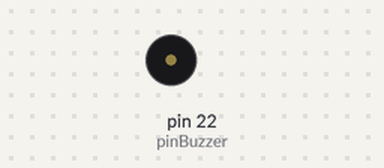
A sketch run on a simulated Arduino Mega 2560, built with avr-gcc and run on an emulated ATmega2560. On the bench: buzzer (waves = sounding).

Above: at 0.1 s.
Timing chart, 0 to 1.6 s (numbered marks = the images above):
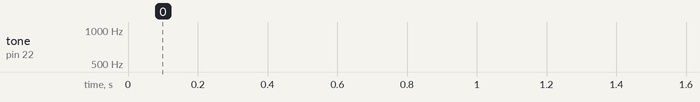

The sketch:

Codigo_Aula_06_BUZZER_Canal_Aldeir_Moreira.ino
```cpp
// Curso de Arduino para Iniciantes - Aula 06 - Buzzer Projeto Sirene - Aldeir Moreira

// Canal Aldeir Moreira no YouTube: https://www.youtube.com/AldeirMoreira

//Mais detalhes sobre o comando tone(): https://www.arduino.cc/reference/pt/language/functions/advanced-io/tone
//Mais detalhes sobre  comando for(): https://www.arduino.cc/reference/pt/language/structure/control-structure/for

// Conheça o Curso de Arduino para Modelismo e dê vida aos seus Modelos,
// Miniaturas e Projetos: https://arduinoparamodelismo.com
#define pinBuzzer 22

int freq;// declarando variável global para armazernar a frequencia do tom

void setup() {

  pinMode(pinBuzzer, OUTPUT); // pino digital 6 como saída para o buzzer

}

void loop() {

  for (freq = 200; freq < 2000; freq++) {
    tone(pinBuzzer, freq, 10);
    delay(1);
  }

  for (freq = 2000; freq > 200; freq--) {
    tone(pinBuzzer, freq, 10);
    delay(1);
  }
}
```
